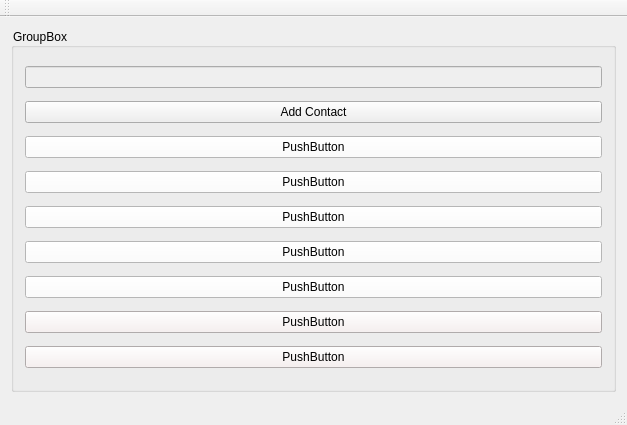
<?xml version="1.0" encoding="UTF-8"?>
<ui version="4.0">
 <class>FriendWindow</class>
 <widget class="QMainWindow" name="FriendWindow">
  <property name="geometry">
   <rect>
    <x>0</x>
    <y>0</y>
    <width>627</width>
    <height>425</height>
   </rect>
  </property>
  <property name="windowTitle">
   <string>Friends</string>
  </property>
  <widget class="QWidget" name="centralWidget">
   <layout class="QHBoxLayout" name="horizontalLayout">
    <item>
     <widget class="QGroupBox" name="groupBox">
      <property name="styleSheet">
       <string notr="true">background-color : rgb(239, 239, 239)</string>
      </property>
      <property name="title">
       <string>GroupBox</string>
      </property>
      <layout class="QVBoxLayout" name="verticalLayout">
       <item>
        <widget class="QLineEdit" name="lineEdit"/>
       </item>
       <item>
        <widget class="QPushButton" name="AddFriendButton">
         <property name="text">
          <string>Add Contact</string>
         </property>
        </widget>
       </item>
       <item>
        <widget class="QPushButton" name="pushButton">
         <property name="styleSheet">
          <string notr="true">background-color : rgb(255, 255, 255)</string>
         </property>
         <property name="text">
          <string>PushButton</string>
         </property>
        </widget>
       </item>
       <item>
        <widget class="QPushButton" name="pushButton_2">
         <property name="styleSheet">
          <string notr="true">background-color : rgb(255, 255, 255)</string>
         </property>
         <property name="text">
          <string>PushButton</string>
         </property>
        </widget>
       </item>
       <item>
        <widget class="QPushButton" name="pushButton_3">
         <property name="styleSheet">
          <string notr="true">background-color : rgb(255, 255, 255)</string>
         </property>
         <property name="text">
          <string>PushButton</string>
         </property>
        </widget>
       </item>
       <item>
        <widget class="QPushButton" name="pushButton_4">
         <property name="styleSheet">
          <string notr="true">background-color : rgb(255, 255, 255)</string>
         </property>
         <property name="text">
          <string>PushButton</string>
         </property>
        </widget>
       </item>
       <item>
        <widget class="QPushButton" name="pushButton_5">
         <property name="styleSheet">
          <string notr="true">background-color : rgb(255, 255, 255)</string>
         </property>
         <property name="text">
          <string>PushButton</string>
         </property>
        </widget>
       </item>
       <item>
        <widget class="QPushButton" name="pushButton_6">
         <property name="styleSheet">
          <string notr="true">background-color : rgb(247, 239, 239)</string>
         </property>
         <property name="text">
          <string>PushButton</string>
         </property>
        </widget>
       </item>
       <item>
        <widget class="QPushButton" name="pushButton_7">
         <property name="styleSheet">
          <string notr="true">background-color : rgb(247, 239, 239)</string>
         </property>
         <property name="text">
          <string>PushButton</string>
         </property>
        </widget>
       </item>
      </layout>
     </widget>
    </item>
   </layout>
  </widget>
  <widget class="QMenuBar" name="menuBar">
   <property name="geometry">
    <rect>
     <x>0</x>
     <y>0</y>
     <width>627</width>
     <height>21</height>
    </rect>
   </property>
  </widget>
  <widget class="QToolBar" name="mainToolBar">
   <attribute name="toolBarArea">
    <enum>TopToolBarArea</enum>
   </attribute>
   <attribute name="toolBarBreak">
    <bool>false</bool>
   </attribute>
  </widget>
  <widget class="QStatusBar" name="statusBar"/>
 </widget>
 <layoutdefault spacing="6" margin="11"/>
 <resources/>
 <connections/>
</ui>
